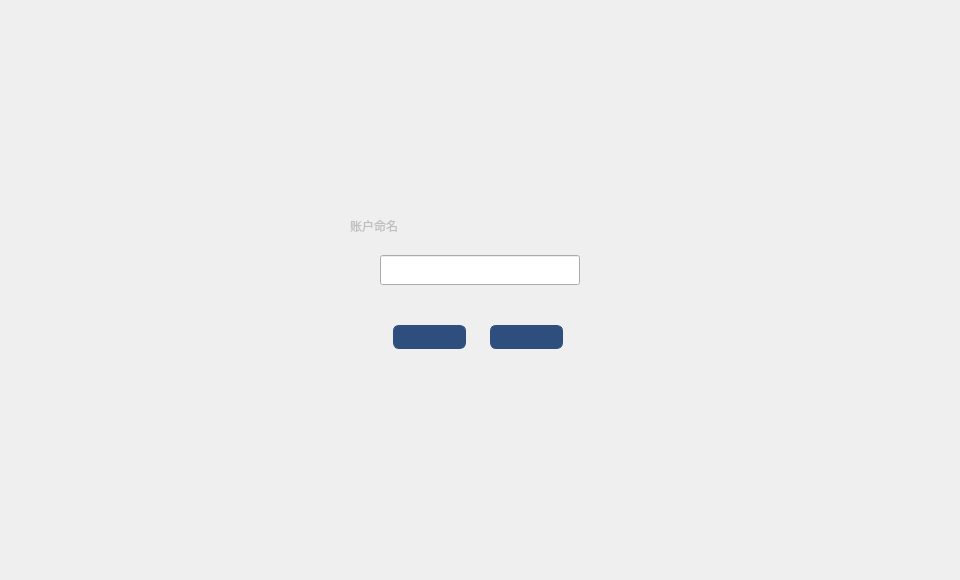
<?xml version="1.0" encoding="UTF-8"?>
<ui version="4.0">
 <class>NameDialog</class>
 <widget class="QDialog" name="NameDialog">
  <property name="geometry">
   <rect>
    <x>0</x>
    <y>0</y>
    <width>960</width>
    <height>580</height>
   </rect>
  </property>
  <property name="font">
   <font>
    <family>微软雅黑</family>
    <pointsize>9</pointsize>
   </font>
  </property>
  <property name="windowTitle">
   <string>Dialog</string>
  </property>
  <property name="styleSheet">
   <string notr="true"/>
  </property>
  <widget class="QWidget" name="widget" native="true">
   <property name="geometry">
    <rect>
     <x>0</x>
     <y>0</y>
     <width>960</width>
     <height>580</height>
    </rect>
   </property>
   <widget class="QWidget" name="containerWidget" native="true">
    <property name="geometry">
     <rect>
      <x>330</x>
      <y>205</y>
      <width>300</width>
      <height>170</height>
     </rect>
    </property>
    <widget class="QToolButton" name="cancelBtn">
     <property name="geometry">
      <rect>
       <x>160</x>
       <y>120</y>
       <width>73</width>
       <height>24</height>
      </rect>
     </property>
     <property name="cursor">
      <cursorShape>PointingHandCursor</cursorShape>
     </property>
     <property name="styleSheet">
      <string notr="true">QToolButton{color:white;border:1px solid  rgb(46,78,126);border-radius:6px;
background-color: rgb(46,78,126);}
QToolButton:hover{background-color:rgb(66,98,146);}
QToolButton:disabled{background-color:#cecece;}</string>
     </property>
     <property name="text">
      <string/>
     </property>
    </widget>
    <widget class="QLabel" name="label">
     <property name="geometry">
      <rect>
       <x>20</x>
       <y>10</y>
       <width>81</width>
       <height>21</height>
      </rect>
     </property>
     <property name="font">
      <font>
       <family>微软雅黑</family>
       <pointsize>9</pointsize>
      </font>
     </property>
     <property name="styleSheet">
      <string notr="true">color: rgb(190, 190, 190);</string>
     </property>
     <property name="text">
      <string>账户命名</string>
     </property>
    </widget>
    <widget class="QToolButton" name="okBtn">
     <property name="geometry">
      <rect>
       <x>63</x>
       <y>120</y>
       <width>73</width>
       <height>24</height>
      </rect>
     </property>
     <property name="cursor">
      <cursorShape>PointingHandCursor</cursorShape>
     </property>
     <property name="styleSheet">
      <string notr="true">QToolButton{color:white;border:1px solid  rgb(46,78,126);border-radius:6px;
background-color: rgb(46,78,126);}
QToolButton:hover{background-color:rgb(66,98,146);}
QToolButton:disabled{background-color:#cecece;}</string>
     </property>
     <property name="text">
      <string/>
     </property>
    </widget>
    <widget class="QLabel" name="addressNameTipLabel2">
     <property name="geometry">
      <rect>
       <x>50</x>
       <y>90</y>
       <width>151</width>
       <height>16</height>
      </rect>
     </property>
     <property name="text">
      <string/>
     </property>
    </widget>
    <widget class="QLineEdit" name="nameLineEdit">
     <property name="geometry">
      <rect>
       <x>50</x>
       <y>50</y>
       <width>200</width>
       <height>30</height>
      </rect>
     </property>
     <property name="font">
      <font>
       <family>微软雅黑</family>
      </font>
     </property>
     <property name="styleSheet">
      <string notr="true"/>
     </property>
     <property name="cursorPosition">
      <number>0</number>
     </property>
    </widget>
    <widget class="QLabel" name="gifLabel">
     <property name="geometry">
      <rect>
       <x>260</x>
       <y>56</y>
       <width>18</width>
       <height>18</height>
      </rect>
     </property>
     <property name="text">
      <string/>
     </property>
    </widget>
   </widget>
  </widget>
 </widget>
 <resources/>
 <connections/>
</ui>
